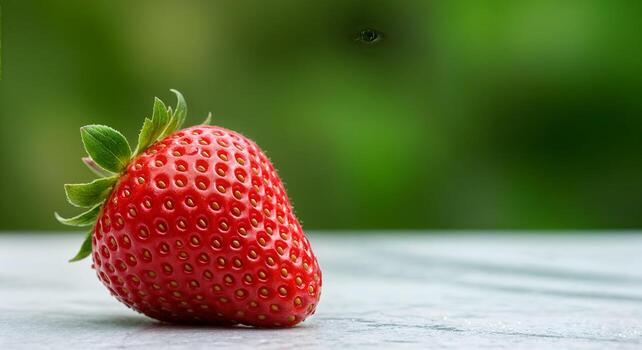
#> input picture cv_learning/strawberry.jpg, 642 x 350 px, found by its file name
$ python w1d1.py
#> lines starting #> are read from the running program, lines starting #| are printed output that depends on the picture
import cv2
import numpy as np
from matplotlib import pyplot as plt

# cv2.imread(), cv2.imshow(), cv2.waitKey() — load and display an image.
img = cv2.imread('./cv_learning/strawberry.jpg')
#> img is the input picture: shape (350, 642, 3); mean B, G, R 73.5, 116.1, 112.3

# [9 lines of commented-out code are left out]
rgb = cv2.cvtColor(img, cv2.COLOR_BGR2RGB)
grey = cv2.cvtColor(img, cv2.COLOR_BGR2GRAY)
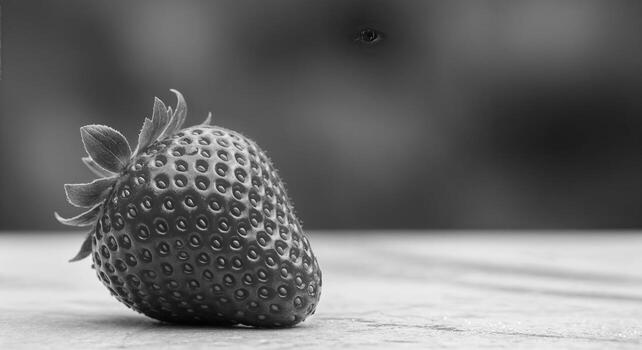
#> grey: shape (350, 642); min 4, max 252, mean 110.1
hsv = cv2.cvtColor(img, cv2.COLOR_BGR2HSV)
#> hsv: shape (350, 642, 3); mean H, S, V 58.9, 156.5, 136.7

# [7 lines of commented-out code are left out]
b, g, r = cv2.split(img)
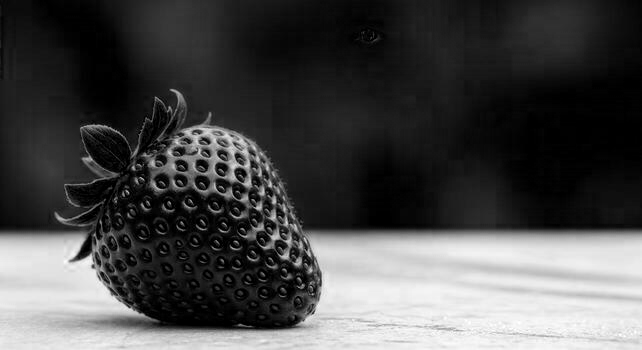
#> b: shape (350, 642); min 0, max 255, mean 73.5
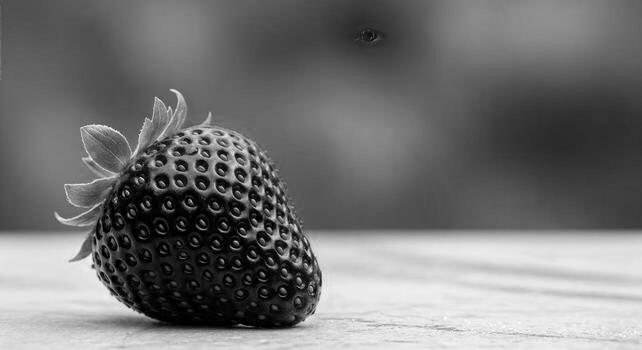
#> g: shape (350, 642); min 0, max 255, mean 116.1
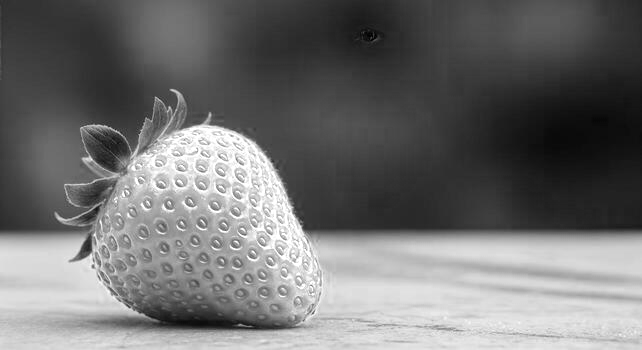
#> r: shape (350, 642); min 0, max 255, mean 112.3
# cv2.imshow('b', b)
# cv2.imshow('g', g)
# cv2.imshow('r', r)

merged = cv2.merge([b, g, r])
# cv2.imshow('merged',  merged)

# cv2.waitKey(0)
# cv2.destroyAllWindows()

# cv2.calcHist() and matplotlib to visualise histograms per channel.
bhist = cv2.calcHist([img], [0], None, [256], [0,256])
#> bhist = 256 values, max 11177 at index 0, min 7 at index 254, mean 877.7
plt.plot(bhist, color='b')

ghist = cv2.calcHist([img], [1], None, [256], [0,256])
#> ghist = 256 values, max 3244 at index 81, min 1 at index 253, mean 877.7
plt.plot(ghist, color='g')

rhist = cv2.calcHist([img], [2], None, [256], [0,256])
#> rhist = 256 values, max 3124 at index 59, min 2 at index 1, mean 877.7
plt.plot(rhist, color='r')
plt.title('Colour channel histogram')
plt.show()
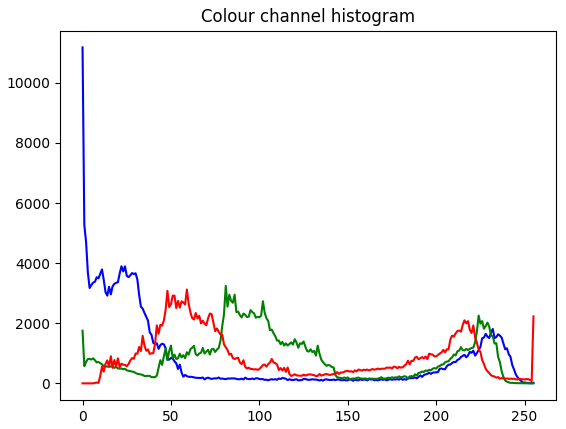
#> figure drawn by matplotlib, 1 panel; curve peaks at x = 0, y = 11177; curve peaks at x = 81, y = 3244; curve peaks at x = 59, y = 3124

# cv2.imwrite() — save your processed images.
cv2.imwrite('output.jpg', g) #Dont want clutter, image deleted
